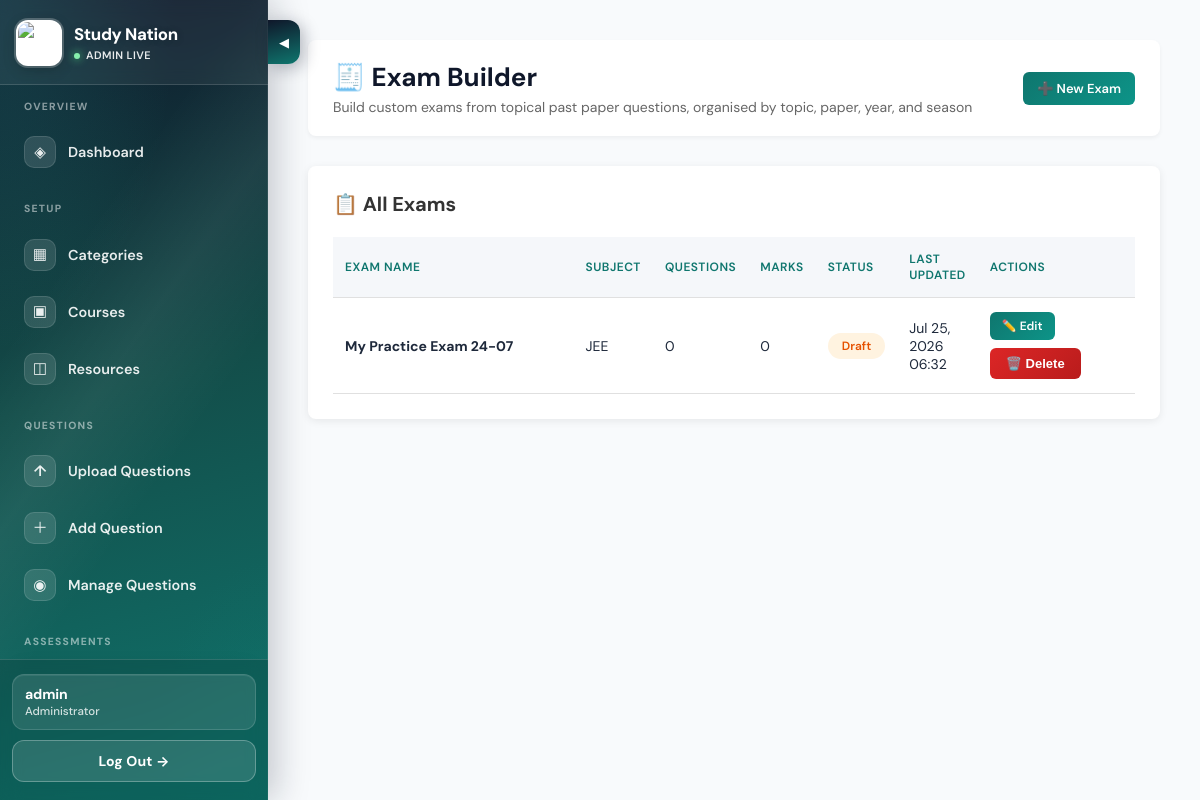
The page /admin-panel/exams/ (signed in) on the database as committed earlier.
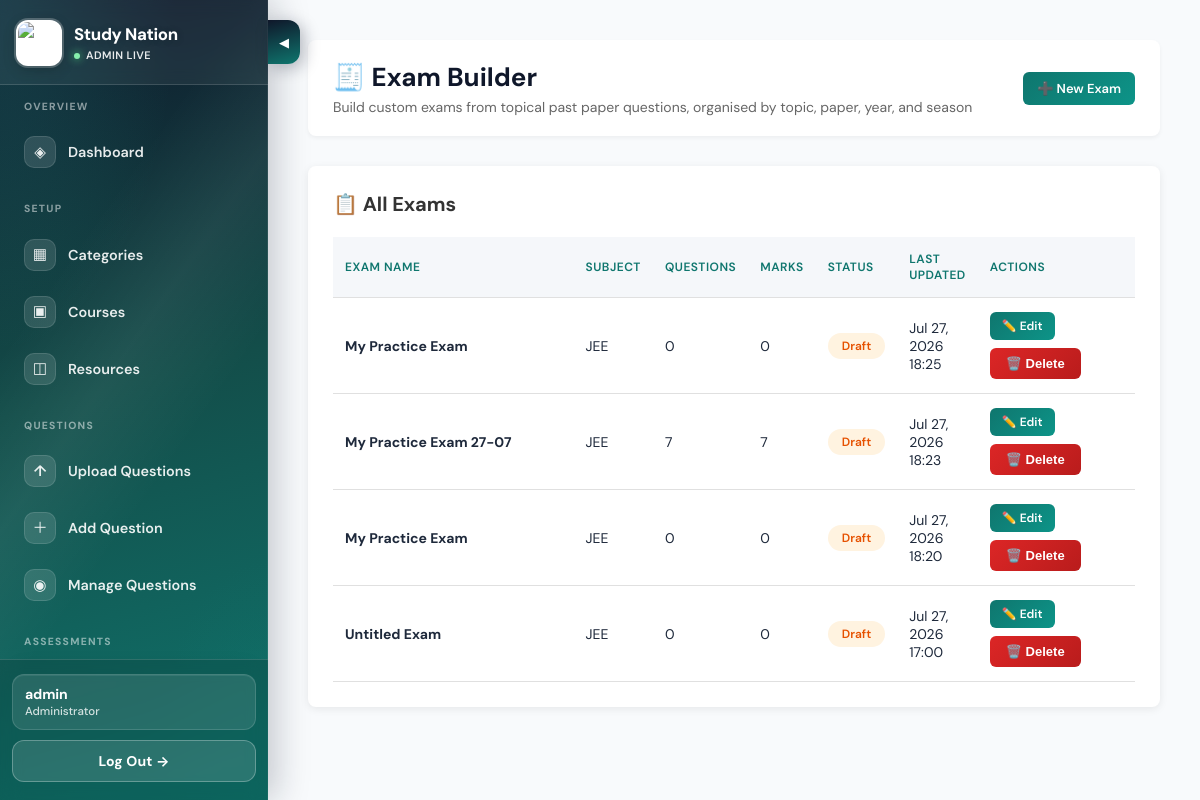
The same page on the database as committed later.
### courses/models.py (models this page shows, shortened)
class Exam(models.Model):
    STATUS_CHOICES = [
        ("draft", "Draft"),
        ("finalized", "Finalized"),
    ]
    name = models.CharField(max_length=200, default="Untitled Exam")
    category = models.ForeignKey(
        CourseCategory,
        on_delete=models.SET_NULL,
        null=True,
        blank=True,
        related_name="exams",
        help_text="Curriculum / Subject this exam is built from",
    )
    created_by = models.ForeignKey(
        "auth.User", on_delete=models.SET_NULL, null=True, blank=True, related_name="exams"
    )
    status = models.CharField(max_length=20, choices=STATUS_CHOICES, default="draft")
    duration_minutes = models.IntegerField(
        default=60, help_text="Used for the built-in exam timer"
    )
    questions_per_page = models.IntegerField(
        default=1, help_text="How many questions to show per page in the exported PDF"
    )
    shuffle_questions = models.BooleanField(default=False)
    allow_calculator = models.BooleanField(
        default=False,
        help_text="If enabled, students can use the on-screen calculator during practice.",
    )
    questions = models.ManyToManyField(
        Question, through="ExamQuestion", related_name="exams"
    )
    created_at = models.DateTimeField(auto_now_add=True)
    updated_at = models.DateTimeField(auto_now=True)
    class Meta:
        ordering = ["-updated_at"]
    @property
    def total_marks(self):
        return sum(eq.question.marks for eq in self.exam_questions.select_related("question"))
    @property
    def question_count(self):
        return self.exam_questions.count()

class CourseCategory(models.Model):
    name = models.CharField(max_length=100, unique=True)
    description = models.TextField(blank=True)
    icon = models.CharField(max_length=50, default="book")
    created_at = models.DateTimeField(auto_now_add=True)
    class Meta:
        verbose_name_plural = "Course Categories"
        ordering = ["name"]

class ExamQuestion(models.Model):
    exam = models.ForeignKey(Exam, on_delete=models.CASCADE, related_name="exam_questions")
    question = models.ForeignKey(
        Question, on_delete=models.CASCADE, related_name="exam_links"
    )
    order = models.IntegerField(default=0)
    added_at = models.DateTimeField(auto_now_add=True)
    class Meta:
        ordering = ["order", "added_at"]
        unique_together = ("exam", "question")

class Question(models.Model):
    QUESTION_TYPES = [
        ("single_choice", "Single Choice"),
        ("multiple_choice", "Multiple Choice"),
        ("true_false", "True/False"),
        ("numerical", "Numerical"),
        ("matching", "Matching"),
        ("structured", "Structured (multi-part, past paper style)"),
        ("mcq", "Multiple Choice Questions"),
        ("comprehension", "Comprehension Questions"),
        ("fill_blank", "Fill in the Blanks Questions"),
        ("integer", "Integer Type Questions"),
    ]
    ANSWER_TYPES = [
        ("single", "Single"),
        ("multiple", "Multiple"),
    ]
    DIFFICULTY_LEVELS = [
        ("", "Add difficulty level"),
        ("easy", "Easy"),
        ("medium", "Medium"),
        ("hard", "Hard"),
    ]
    SEASON_CHOICES = [
        ("summer", "Summer"),
        ("winter", "Winter"),
        ("specimen", "Specimen"),
    ]
    ZONE_CHOICES = [
        ("", "—"),
        ("zone_1", "Zone 1"),
        ("zone_2", "Zone 2"),
        ("zone_3", "Zone 3"),
    ]
    question_bank = models.ForeignKey(
        QuestionBank, on_delete=models.CASCADE, related_name="questions"
    )
    question_type = models.CharField(max_length=20, choices=QUESTION_TYPES)
    question_text = models.TextField(
        help_text=(
            "Supports inline math using LaTeX delimiters: $x^2+1$ for inline, "
            "$$\\frac{a}{b}$$ for a centered block. Rendered with MathJax on "
            "the site and rasterized for PDF export."
        )
    )
    order = models.IntegerField(default=0)
    option_a = models.CharField(max_length=5000, blank=True)
    option_b = models.CharField(max_length=5000, blank=True)
    option_c = models.CharField(max_length=5000, blank=True)
    option_d = models.CharField(max_length=5000, blank=True)
    correct_answer = models.CharField(
        max_length=5000, blank=True, help_text="For choice: A/B/C/D or A,B for multiple"
    )
    marks = models.IntegerField(default=1)
    explanation = models.TextField(
        blank=True, help_text="Shown to students as the question 'Solution'."
    )
    video_solution_url = models.URLField(
        max_length=500,
        blank=True,
        default="",
        help_text="Optional link to a video solution (YouTube, Vimeo, Drive, etc.).",
    )
    difficulty_level = models.CharField(
        max_length=10, choices=DIFFICULTY_LEVELS, blank=True, default=""
    )
    answer_type = models.CharField(
        max_length=10,
        choices=ANSWER_TYPES,
        default="single",
        help_text="Whether one option ('single') or several options "
        "('multiple') can be marked correct.",
    )
    negative_marks = models.DecimalField(
        max_digits=6, decimal_places=2, default=0,
        help_text="Marks deducted for a wrong attempt.",
    )
    partial_marking = models.BooleanField(
        default=False,
        help_text="Award proportional marks for a partially-correct "
        "'multiple' answer instead of all-or-nothing.",
    )
    passage = models.TextField(
        blank=True,
        help_text="Shared comprehension passage this question belongs to "
        "(only used for 'comprehension' type questions).",
    )
    numeric_tolerance = models.DecimalField(
        max_digits=10, decimal_places=3, null=True, blank=True,
        help_text="Allowed +/- tolerance for 'integer' type answers.",
    )
    tags = models.CharField(
        max_length=500,
        blank=True,
        help_text="Comma-separated tags, e.g. 'Algebra, Grade 10'",
    )
    topic = models.CharField(
        max_length=255,
        blank=True,
        help_text="Comma-separated topics, e.g. 'Functions, Modulus'",
    )
    paper_code = models.CharField(
        max_length=50,
        blank=True,
        help_text="Subject/paper code, e.g. '0606/23'",
    )
    year = models.IntegerField(null=True, blank=True, help_text="e.g. 2019")
    season = models.CharField(
        max_length=20, choices=SEASON_CHOICES, blank=True
    )
    zone = models.CharField(max_length=20, choices=ZONE_CHOICES, blank=True)
    question_number = models.CharField(
        max_length=20,
        blank=True,
        help_text="Question number within the paper, e.g. 'Q10' or '10'",
    )
    question_code = models.CharField(
        max_length=120,
        blank=True,
        db_index=True,
        help_text=(
            "Auto-generated display code, e.g. '0606/23_Winter_2019_Q10'. "
            "Leave blank to auto-generate from paper code, season, year, "
            "and question number."
        ),
    )
    equation_images = models.TextField(
        blank=True,
        help_text="JSON list of equation image URLs captured from a Word import (read-only reference).",
    )
    created_at = models.DateTimeField(auto_now_add=True)
    class Meta:
        ordering = ["order"]

### admin_panel/views.py (the view)
# urls.py: path("exams/", views.manage_exams, name="manage_exams"),
@admin_required
def manage_exams(request):
    exams = Exam.objects.select_related("category", "created_by").all()
    return render(request, "admin_panel/manage_exams.html", {"exams": exams})

### admin_panel/views.py (called while the page is built)
def admin_required(view_func):
    @login_required(login_url="courses:student_login")
    @wraps(view_func)
    def wrapped_view(request, *args, **kwargs):
        if not hasattr(request.user, "admin_profile"):
            if request.user.is_superuser:
                AdminUser.objects.get_or_create(user=request.user)
            else:
                messages.error(request, "You do not have admin access")
                return redirect("courses:student_login")
        return view_func(request, *args, **kwargs)
    return wrapped_view

### admin_panel/templates/admin_panel/manage_exams.html (shortened to what this page needs)
<!DOCTYPE html>
<html lang="en">
  <head>
  </head>
  <body>
    {% include 'admin_panel/_partials/sidebar_slider.html' %}
    <div class="dashboard-wrapper">
{% include 'admin_panel/_partials/admin_sidebar.html' with active='manage_exams' %}
<main class="main-content">
        <div class="header">
          <div>
            <h1>🧾 Exam Builder</h1>
            <p style="color: #666; font-size: 14px; margin-top: 4px;">Build custom exams from topical past paper questions, organised by topic, paper, year, and season</p>
          </div>
          <div class="header-actions">
            <a href="{% url 'admin_panel:create_exam' %}" class="btn btn-primary btn-sm">➕ New Exam</a>
          </div>
        </div>
        <div class="content-section">
          <h2>📋 All Exams</h2>
          {% if exams %}
            <table class="upload-table">
              <thead>
                <tr>
                  <th style="width: 30%;">Exam Name</th>
                  <th>Subject</th>
                  <th>Questions</th>
                  <th>Marks</th>
                  <th>Status</th>
                  <th>Last Updated</th>
                  <th style="width: 180px;">Actions</th>
                </tr>
              </thead>
              <tbody>
                {% for exam in exams %}
                  <tr>
                    <td><strong>{{ exam.name }}</strong></td>
                    <td>{{ exam.category.name|default:'-' }}</td>
                    <td>{{ exam.question_count }}</td>
                    <td>{{ exam.total_marks }}</td>
                    <td><span class="status-badge status-{{ exam.status }}">{{ exam.get_status_display }}</span></td>
                    <td>{{ exam.updated_at|date:"M d, Y H:i" }}</td>
                    <td>
                      <div style="display: flex; gap: 8px; flex-wrap: wrap;">
                        <a href="{% url 'admin_panel:edit_exam' exam.id %}" class="btn btn-primary btn-sm" style="padding: 6px 12px; font-size: 12px;">✏️ Edit</a>
                        <form method="post" action="{% url 'admin_panel:delete_exam' exam.id %}" style="display:inline;" onsubmit="return confirm('Delete this exam? This cannot be undone.');">{% csrf_token %}<button type="submit" class="btn btn-danger">🗑️ Delete</button></form>
                      </div>
                    </td>
                  </tr>
                {% endfor %}
              </tbody>
            </table>
          {% else %}
            <div class="empty-state">
              <span class="icon">🧾</span>
              <h3 style="margin-bottom: 8px; color: #555;">No exams yet</h3>
              <p>Click "New Exam" above to build your first custom exam from topical past papers.</p>
            </div>
          {% endif %}
        </div>
      </main>
    </div>
  </body>
</html>

Rows that differ between the two databases and show on the page:
added Exam: name "My Practice Exam", category.name "JEE", question_count "0", total_marks "0", status "Draft", updated_at "Jul 27, 2026 18:25"
changed Exam: name "My Practice Exam 24-07" → "My Practice Exam 27-07"; question_count "0" → "7"; total_marks "0" → "7"; updated_at "Jul 25, 2026 06:32" → "Jul 27, 2026 18:23"
added Exam: name "My Practice Exam", category.name "JEE", question_count "0", total_marks "0", status "Draft", updated_at "Jul 27, 2026 18:20"
added Exam: name "Untitled Exam", category.name "JEE", question_count "0", total_marks "0", status "Draft", updated_at "Jul 27, 2026 17:00"
